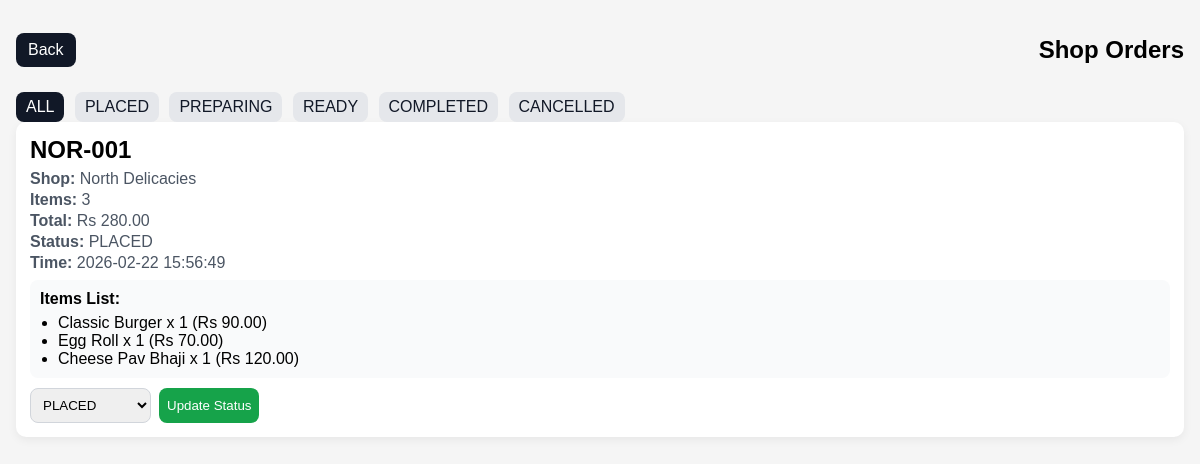
/shop/orders.php (signed in), run on the app's committed database.
### tables this page shows
CREATE TABLE `orders` (
  `id` int(11) NOT NULL AUTO_INCREMENT,
  `user_id` int(11) NOT NULL,
  `shop_key` varchar(64) NOT NULL,
  `shop_label` varchar(120) NOT NULL,
  `token_no` int(11) NOT NULL,
  `token_code` varchar(40) NOT NULL,
  `items_json` longtext NOT NULL,
  `item_count` int(11) NOT NULL,
  `total_amount` decimal(10,2) NOT NULL,
  `status` varchar(20) NOT NULL DEFAULT 'PLACED',
  `created_at` timestamp NOT NULL DEFAULT current_timestamp(),
  PRIMARY KEY (`id`),
  KEY `idx_shop_token` (`shop_key`,`token_no`),
  KEY `idx_user` (`user_id`)
);

### shop/orders.php (the view, shortened to what this page needs)
<?php
require "../config/db.php";
$createOrdersSql = "
CREATE TABLE IF NOT EXISTS orders (
    id INT AUTO_INCREMENT PRIMARY KEY,
    user_id INT NOT NULL,
    shop_key VARCHAR(64) NOT NULL,
    shop_label VARCHAR(120) NOT NULL,
    token_no INT NOT NULL,
    token_code VARCHAR(40) NOT NULL,
    items_json LONGTEXT NOT NULL,
    item_count INT NOT NULL,
    total_amount DECIMAL(10,2) NOT NULL,
    status VARCHAR(20) NOT NULL DEFAULT 'PLACED',
    created_at TIMESTAMP DEFAULT CURRENT_TIMESTAMP,
    INDEX idx_shop_token (shop_key, token_no),
    INDEX idx_user (user_id)
)";
mysqli_query($conn, $createOrdersSql);
$shopName = trim((string) ($_SESSION['shop_name'] ?? $_SESSION['name'] ?? ''));
$shopKeyRaw = strtolower($shopName);
$shopKeyClean = preg_replace('/[^a-z]/', '', $shopKeyRaw);
$shopNameToKey = [
    'north' => 'north',
    'northdelicacies' => 'north',
    'south' => 'south',
    'southdelicacies' => 'south',
    'zamorin' => 'zamorin',
    'tiffany' => 'tiffany',
    'zamorinhumanities' => 'zamorin_humanities',
    'shalom' => 'shalom',
    'shalomcafe' => 'shalom',
    'heavens' => 'heavens',
    'heavenskitchen' => 'heavens',
    'dreamland' => 'dreamland',
    'dreamlandfoodcorner' => 'dreamland',
];
$shopKey = $shopNameToKey[$shopKeyClean] ?? ($shopNameToKey[$shopKeyRaw] ?? '');
$allowedStatuses = ['PLACED', 'PREPARING', 'READY', 'COMPLETED', 'CANCELLED'];
$filterStatus = strtoupper(trim((string) ($_GET['status'] ?? 'ALL')));
$orders = [];
if ($shopKey !== '') {
    if ($filterStatus === 'ALL') {
        $sql = "SELECT id, token_code, shop_label, item_count, total_amount, status, created_at, items_json FROM orders WHERE shop_key = ? ORDER BY id DESC";
        $stmt = mysqli_prepare($conn, $sql);
        if ($stmt) {
            mysqli_stmt_bind_param($stmt, "s", $shopKey);
        }
    } else {
        $sql = "SELECT id, token_code, shop_label, item_count, total_amount, status, created_at, items_json FROM orders WHERE shop_key = ? AND status = ? ORDER BY id DESC";
        $stmt = mysqli_prepare($conn, $sql);
        if ($stmt) {
            mysqli_stmt_bind_param($stmt, "ss", $shopKey, $filterStatus);
        }
    }
    if (!empty($stmt)) {
        mysqli_stmt_execute($stmt);
        $result = mysqli_stmt_get_result($stmt);
        while ($row = mysqli_fetch_assoc($result)) {
            $orders[] = $row;
        }
    }
}
function parseItems(string $itemsJson): array {
    $decoded = json_decode($itemsJson, true);
    return $decoded;
}
?>
<!DOCTYPE html>
<html>
<head>
</head>
<body>
    <div class="top">
        <div>
            <a href="dashboard.php">Back</a>
        </div>
        <h2>Shop Orders</h2>
    </div>
    <div class="filters">
        <?php foreach (array_merge(['ALL'], $allowedStatuses) as $status): ?>
            <a class="<?= $filterStatus === $status ? 'active' : '' ?>" href="orders.php?status=<?= urlencode($status) ?>"><?= htmlspecialchars($status) ?></a>
        <?php endforeach; ?>
    </div>
    <?php if ($shopKey === ''): ?>
        <div class="empty">Shop mapping not found for this account. Use shop account name like north/south/tiffany/shalom.</div>
    <?php elseif (empty($orders)): ?>
        <div class="empty">No orders found for this filter.</div>
    <?php else: ?>
        <?php foreach ($orders as $order): ?>
            <div class="card">
                <div class="token"><?= htmlspecialchars($order['token_code']) ?></div>
                <div class="muted"><b>Shop:</b> <?= htmlspecialchars($order['shop_label']) ?></div>
                <div class="muted"><b>Items:</b> <?= (int) $order['item_count'] ?></div>
                <div class="muted"><b>Total:</b> Rs <?= number_format((float) $order['total_amount'], 2) ?></div>
                <div class="muted"><b>Status:</b> <?= htmlspecialchars($order['status']) ?></div>
                <div class="muted"><b>Time:</b> <?= htmlspecialchars($order['created_at']) ?></div>
                <?php $items = parseItems((string) $order['items_json']); ?>
                <?php if (!empty($items)): ?>
                    <div class="items">
                        <b>Items List:</b>
                        <ul>
                            <?php foreach ($items as $item): ?>
                                <li>
                                    <?= htmlspecialchars((string) ($item['name'] ?? 'Item')) ?>
                                    x <?= (int) ($item['qty'] ?? 0) ?>
                                    (Rs <?= number_format((float) ($item['price'] ?? 0), 2) ?>)
                                </li>
                            <?php endforeach; ?>
                        </ul>
                    </div>
                <?php endif; ?>
                <form class="status-form" method="post" action="orders.php<?= $filterStatus !== 'ALL' ? '?status=' . urlencode($filterStatus) : '' ?>">
                    <select name="new_status" required>
                        <?php foreach ($allowedStatuses as $status): ?>
                            <option value="<?= htmlspecialchars($status) ?>" <?= strtoupper((string) $order['status']) === $status ? 'selected' : '' ?>>
                                <?= htmlspecialchars($status) ?>
                            </option>
                        <?php endforeach; ?>
                    </select>
                    <button type="submit">Update Status</button>
                </form>
            </div>
        <?php endforeach; ?>
    <?php endif; ?>
</body>
</html>

### shop/orders.php (style rules this page uses)
body { margin: 0; font-family: Arial, sans-serif; background: #f5f5f5; padding: 16px; }
.top { display: flex; justify-content: space-between; align-items: center; gap: 10px; flex-wrap: wrap; }
.top a { text-decoration: none; background: #111827; color: #fff; padding: 8px 12px; border-radius: 8px; display: inline-block; }
.filters a { margin-right: 6px; margin-top: 8px; display: inline-block; text-decoration: none; padding: 6px 10px; border-radius: 8px; background: #e5e7eb; color: #111827; }
.filters a.active { background: #111827; color: #fff; }
.card { background: #fff; border-radius: 10px; padding: 14px; margin-bottom: 10px; box-shadow: 0 3px 10px rgba(0,0,0,0.06); }
.token { font-size: 24px; font-weight: 700; margin-bottom: 6px; }
.muted { color: #4b5563; margin: 3px 0; }
.items { margin-top: 8px; background: #f9fafb; padding: 10px; border-radius: 8px; }
.items ul { margin: 6px 0 0 18px; padding: 0; }
.status-form { margin-top: 10px; display: flex; gap: 8px; flex-wrap: wrap; }
select, button { padding: 8px; border-radius: 8px; border: 1px solid #d1d5db; }
button { background: #16a34a; color: #fff; border: none; cursor: pointer; }

### data on the page
orders: token_code "NOR-001", shop_label "North Delicacies", item_count "3", total_amount "280.00", status "PLACED", created_at "2026-02-22 15:56:49", name "Classic Burger", qty "1", price "90.00", name "Egg Roll", price "70.00", name "Cheese Pav Bhaji", price "120.00", new_status "PLACED"

### other printed values
$status "ALL"
$status "PLACED"
$status "PREPARING"
$status "READY"
$status "COMPLETED"
$status "CANCELLED"
